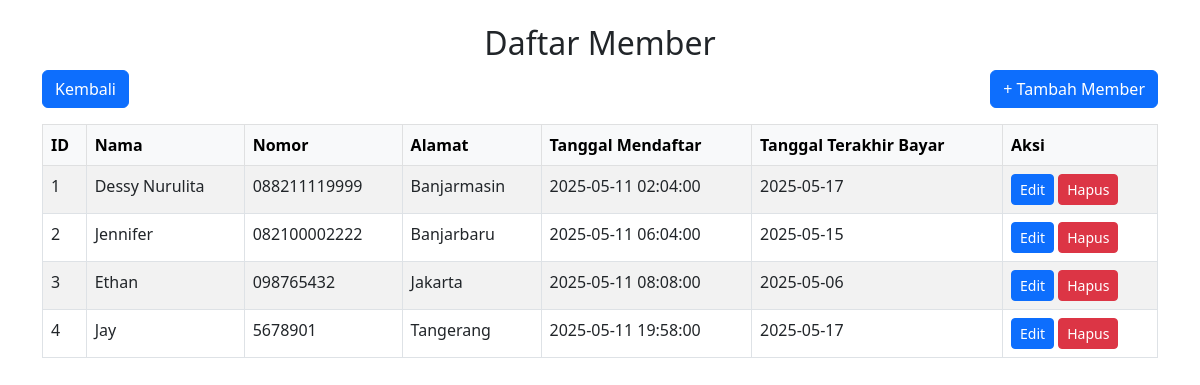
The page /Member.php on the database its author committed.
### tables this page shows
CREATE TABLE `member` (
  `id_member` int(11) NOT NULL,
  `nama_member` varchar(250) DEFAULT NULL,
  `nomor_member` varchar(15) DEFAULT NULL,
  `alamat` text DEFAULT NULL,
  `tgl_mendaftar` datetime DEFAULT NULL,
  `tgl_terakhir_bayar` date DEFAULT NULL
);

### Member.php (the view, shortened to what this page needs)
<?php
include 'koneksi.php';
?>
<!DOCTYPE html>
<html lang="id">
<head>
    <link href="https://cdn.jsdelivr.net/npm/bootstrap@5.3.0/dist/css/bootstrap.min.css" rel="stylesheet">
</head>
<body class="container mt-4">
    <h2 class="text-center">Daftar Member</h2>
    <a href="welcome.php" class="btn btn-primary mb-3">Kembali</a>
    <a href="FormMember.php" class="btn btn-primary mb-3 float-end">+ Tambah Member</a>
    <table class="table table-bordered table-striped">
        <thead class="table-light">
            <tr>
                <th>ID</th>
                <th>Nama</th>
                <th>Nomor</th>
                <th>Alamat</th>
                <th>Tanggal Mendaftar</th>
                <th>Tanggal Terakhir Bayar</th>
                <th>Aksi</th>
            </tr>
        </thead>
        <tbody>
            <?php
            $sql = "SELECT * FROM member";
            $result = mysqli_query($conn, $sql);
            if (mysqli_num_rows($result) > 0) {
                while ($row = mysqli_fetch_assoc($result)) {
                    echo "<tr>
                        <td>{$row['id_member']}</td>
                        <td>{$row['nama_member']}</td>
                        <td>{$row['nomor_member']}</td>
                        <td>{$row['alamat']}</td>
                        <td>{$row['tgl_mendaftar']}</td>
                        <td>{$row['tgl_terakhir_bayar']}</td>
                        <td>
                            <a href='FormMember.php?id={$row['id_member']}' class='btn btn-sm btn-primary'>Edit</a>
                            <a href='HapusMember.php?id={$row['id_member']}' class='btn btn-sm btn-danger' onclick=\"return confirm('Yakin ingin hapus?')\">Hapus</a>
                        </td>
                    </tr>";
                }
            } else {
                echo "<tr><td colspan='7' class='text-center'>Tidak ada data member</td></tr>";
            }
            ?>
        </tbody>
    </table>
</body>
</html>

### rows shown on the page
member: id_member "1", nama_member "Dessy Nurulita", nomor_member "088211119999", alamat "Banjarmasin", tgl_mendaftar "2025-05-11 02:04:00", tgl_terakhir_bayar "2025-05-17"
member: id_member "2", nama_member "Jennifer", nomor_member "082100002222", alamat "Banjarbaru", tgl_mendaftar "2025-05-11 06:04:00", tgl_terakhir_bayar "2025-05-15"
member: id_member "3", nama_member "Ethan", nomor_member "098765432", alamat "Jakarta", tgl_mendaftar "2025-05-11 08:08:00", tgl_terakhir_bayar "2025-05-06"
member: id_member "4", nama_member "Jay", nomor_member "5678901", alamat "Tangerang", tgl_mendaftar "2025-05-11 19:58:00", tgl_terakhir_bayar "2025-05-17"
